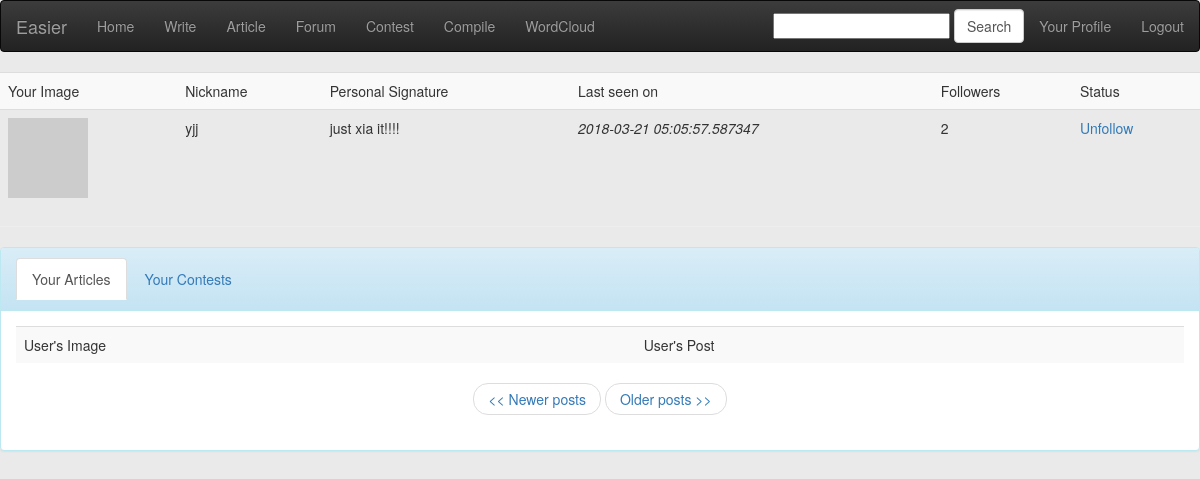
/user/yjj/1 (signed in), run on an earlier commit of the app's database.
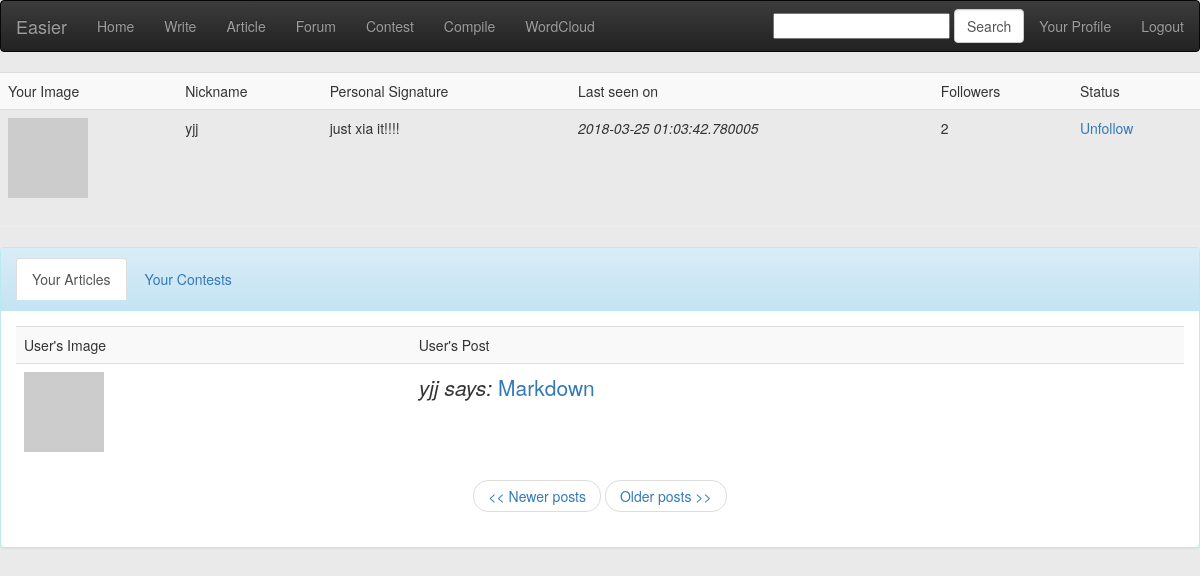
And on a later commit of the database.
### app/models.py (models this page shows, shortened)
class User(db.Model):
    id = db.Column(db.Integer, primary_key=True)
    nickname = db.Column(db.String(64), index=True, unique=True)
    email = db.Column(db.String(120), index=True, unique=True)
    password = db.Column(db.String(120), index=True)
    posts = db.relationship('Post', backref='author', lazy='dynamic')
    cards = db.relationship('Card', backref='participant')
    about_me = db.Column(db.String(140))
    last_seen = db.Column(db.DateTime)
    followed = db.relationship('User',
                               secondary=followers,
                               primaryjoin=(followers.c.follower_id == id),
                               secondaryjoin=(followers.c.followed_id == id),
                               backref=db.backref('followers', lazy='dynamic'),
                               lazy='dynamic')
    def is_following(self, user):
        return self.followed.filter(followers.c.followed_id == user.id).count() > 0
    is_authenticated = True
    is_active = True
    is_anonymous = False
    def avatar(self, size):
        return 'http://www.gravatar.com/avatar/' + md5(self.email.encode('utf8')).hexdigest() + '?d=mm&s=' + str(size)

class Post(db.Model):
    __searchable__ = ['body', 'title']
    __analyzer__ = ChineseAnalyzer()
    id = db.Column(db.Integer, primary_key=True)
    title = db.Column(db.String(100))
    body = db.Column(db.String(140))
    timestamp = db.Column(db.DateTime)
    user_id = db.Column(db.Integer, db.ForeignKey('user.id'))

### app/views.py (the view)
@app.route('/user/<nickname>')
@app.route('/user/<nickname>/<int:page>')
@login_required
def user(nickname, page=1):
    user = User.query.filter_by(nickname=nickname).first()
    if user is None:
        flash('User %s not found.' % nickname)
        return redirect(url_for('index'))
    posts = user.posts.paginate(page, POSTS_PER_PAGE, False)
    games = user.games.order_by(Game.timestamp.desc()).all()
    return render_template('user.html',
                           user=user, posts=posts,
                           games=games, datetime=datetime)

### app/forms.py
class SearchForm(Form):
    search = StringField('search', validators=[DataRequired()])

### app/views.py (called while the page is built)
@app.before_request
def before_request():
    g.user = current_user
    g.search_form = SearchForm()
    if g.user.is_authenticated:
        g.user.last_seen = datetime.utcnow()
        db.session.add(g.user)
        db.session.commit()

@lm.user_loader
def load_user(id):
    return User.query.get(int(id))

### app/templates/user.html (shortened to what this page needs)
{% extends "base.html" %}
{% block content %}
<table class="table table-striped table-hover">
    <tr>
        <td>Your Image</td>
        <td>Nickname</td>
        {% if user.about_me %}<td>Personal Signature</td>{% endif %}
        {% if user.last_seen %}<td>Last seen on</td>{% endif %}
        <td>Followers</td>
        <td>Status</td>
    </tr>
    <tr>
        <td><img src="{{user.avatar(50)}}"></td>
        <td>{{user.nickname}}</td>
        {% if user.about_me %}<td>{{user.about_me}}</td>{% endif %}
        {% if user.last_seen %}<td><i>{{user.last_seen}}</i></td>{% endif %}
        <td>{{user.followers.count()}}</td>
        <td>
        {% if user.id == g.user.id %}
            <a href="{{url_for('edit')}}">Edit your profile</a>
        {% elif not g.user.is_following(user) %}
            <a href="{{url_for('follow', nickname = user.nickname)}}">Follow</a>
        {% else %}
            <a href="{{url_for('unfollow', nickname = user.nickname)}}">Unfollow</a>
        {% endif %}
        </td>
    </tr>
</table>
<hr>
<div class="panel panel-info">
    <div class="panel-heading">
        <ul class="nav nav-tabs" role="tablist">
            <li role="presentation" class="active">
                <a href="#user_article" aria-controls="user_article" role="tab" data-toggle="tab">
                    Your Articles
                </a>
            </li>
            <li role="presentation">
                <a href="#user_game" aria-controls="user_game" role="tab" data-toggle="tab">
                    Your Contests
                </a>
            </li>
        </ul>
    </div>
    <div class="panel-body">
        <div class="tab-content">
            <div role="tabpanel" class="tab-pane active" id="user_article">
                <table class="table table-striped table-hover">
                    <tr>
                        <td>User's Image</td>
                        <td>User's Post</td>
                    </tr>
                    {% for post in posts.items %}
                        {% include 'post.html' %}
                    {% endfor %}
                </table>
                <nav>
                    <ul class="pager">
                        {% if posts.has_prev %}<li><a href="{{ url_for('user', nickname = user.nickname, page = posts.prev_num) }}"><< Newer posts</a></li>{% else %}<li><a href="#"><< Newer posts</a></li>{% endif %}
                        {% if posts.has_next %}<li><a href="{{ url_for('user', nickname = user.nickname, page = posts.next_num) }}">Older posts >></a></li>{% else %}<li><a href="#">Older posts >></a></li>{% endif %}
                    </ul>
                </nav>
            </div>
        </div>
    </div>
</div>
{% endblock %}

### app/templates/post.html
    <tr class="lead">
        <td><a href="{{ url_for('user', nickname = post.author.nickname) }}"><img src="{{post.author.avatar(50)}}"></a></td>
        <td><i>{{post.author.nickname}} says:</i>
        <a href="{{ url_for('article', pk = post.id) }}">{{post.title}}</a></td>
    </tr>

What changed in the data, as far as the page shows it:
changed User "yjj": last_seen "2018-03-21 05:05:57.587347" → "2018-03-25 01:03:42.780005"
added Post: author.nickname "yjj", title "Markdown"
